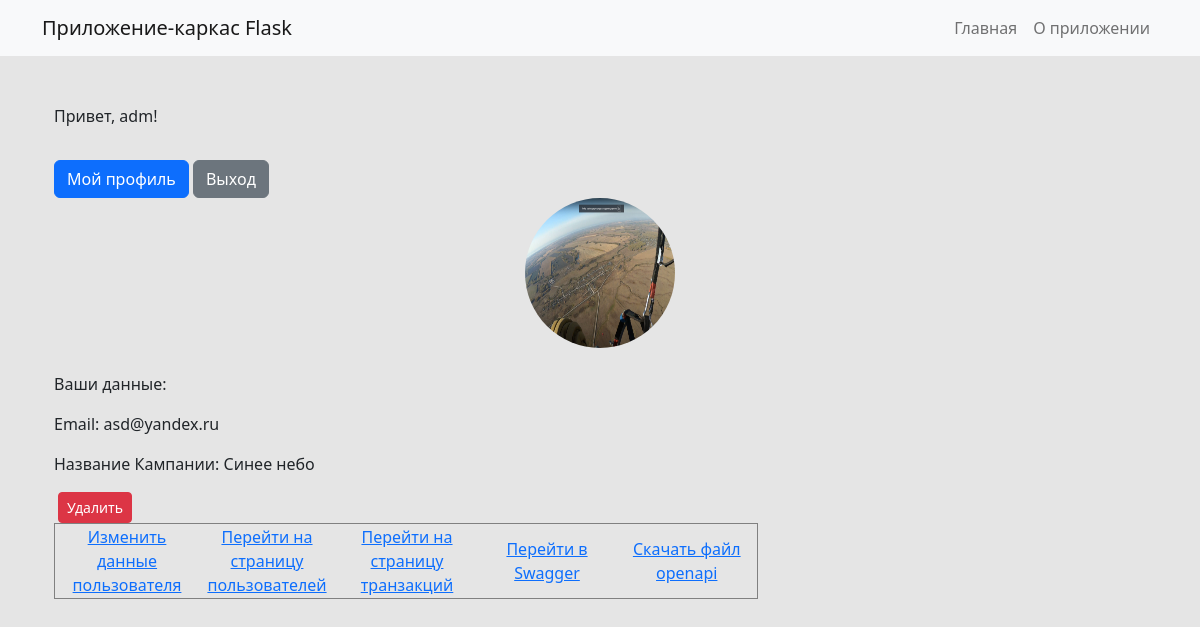
The app's page /profile (signed in) with its own data.
### app/models.py (models this page shows, shortened)
class User(UserMixin, db.Model):
    id = db.Column(db.Integer, primary_key=True)
    name = db.Column(db.String(100), )
    username = db.Column(db.String(64), index=True, unique=True)
    email = db.Column(db.String(120), index=True, unique=True)
    password_hash = db.Column(db.String(128))
    balance = db.Column(db.Integer)
    commission_rate = db.Column(db.Integer)
    URL_webhook = db.Column(db.String(100))

### app/routes.py (the view)
@app.route('/profile')
def profile():
    if current_user.is_authenticated:
        return render_template('profile.html', user=current_user)
    else:
        return redirect(url_for('login'))

### app/routes.py (called while the page is built)
@login_manager.user_loader
def load_user(user_id):
    return User.query.get(int(user_id))

### app/templates/profile.html (shortened to what this page needs)
{% extends 'base.html' %}
{% block content %}
<div class="container">
    {% if current_user.is_authenticated %}
    <p class="mt-5">Привет, {{ current_user.username }}!</p>
    <a href="{{ url_for('profile') }}" class="btn btn-primary mt-3">Мой профиль</a>
    <a href="{{ url_for('logout') }}" class="btn btn-secondary mt-3">Выход</a>
    <div>
        <div class="card-body">
            <div class="d-flex justify-content-center mb-4">
                <img src="{{ url_for('static', filename='images/default.jpg') }}" class="rounded-circle profile-photo"
                     alt="Profile photo">
            </div>
            <p>Ваши данные:</p>
            <p>Email: {{ user.email }}</p>
            <p>Название Кампании: {{ user.name }}</p>
        </div>
        <table border=1 style="cellpadding: 25; cellspacing:25 ">
            <tr align=center>
                <td>
                <td width="140"><a href="{{ url_for('edit_user', id=user.id) }}">Изменить данные пользователя</a></td>
                <form method="post" action="{{ url_for('delete_user', id=user.id) }}" style="display: inline">
                    <button type="submit" class="btn btn-sm btn-danger mx-1">Удалить</button>
                </form>
                <td width="140"><a href="{{url_for ('users') }}">Перейти на страницу пользователей</a></td>
                <td width="140"><a href="{{url_for ('transactions') }}">Перейти на страницу транзакций</a></td>
                <td width="140"><a href="http://127.0.0.1:5000/swagger-ui">Перейти в Swagger</a></td>
                <td width="140"><a href="{{url_for ('openapi_yaml') }}">Скачать файл openapi</a></td>
            </tr>
        </table>
    </div>
    {% endif %}
</div>
{% endblock %}

### app/static/custom.css (style rules this page uses)
body { background-color: #e5e5e5; }
.profile-photo { width: 150px; height: 150px; }

### records on screen
User: username "adm", email "asd@yandex.ru", name "Синее небо"
